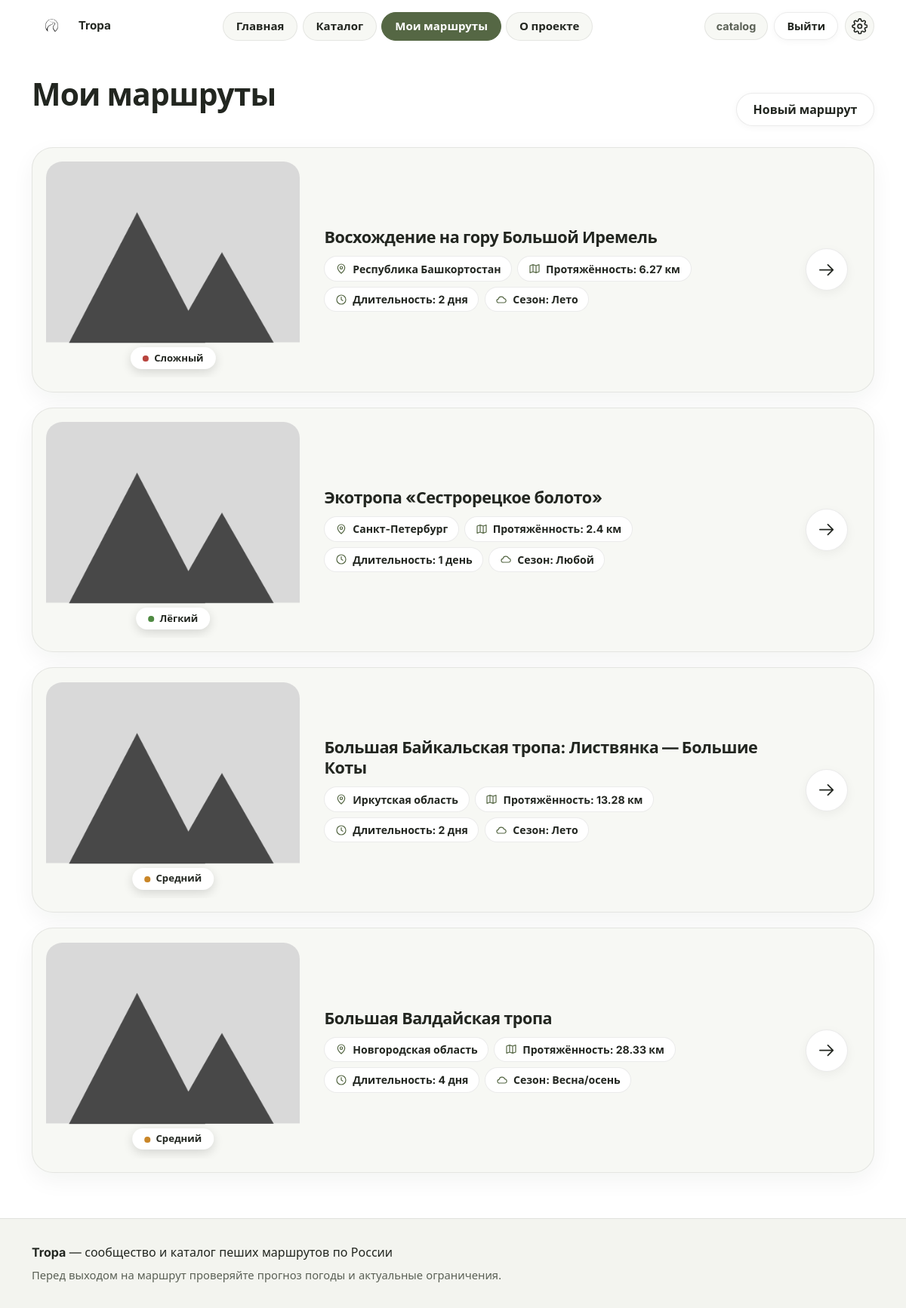
Page /routes/mine (signed in) on the earlier database version.
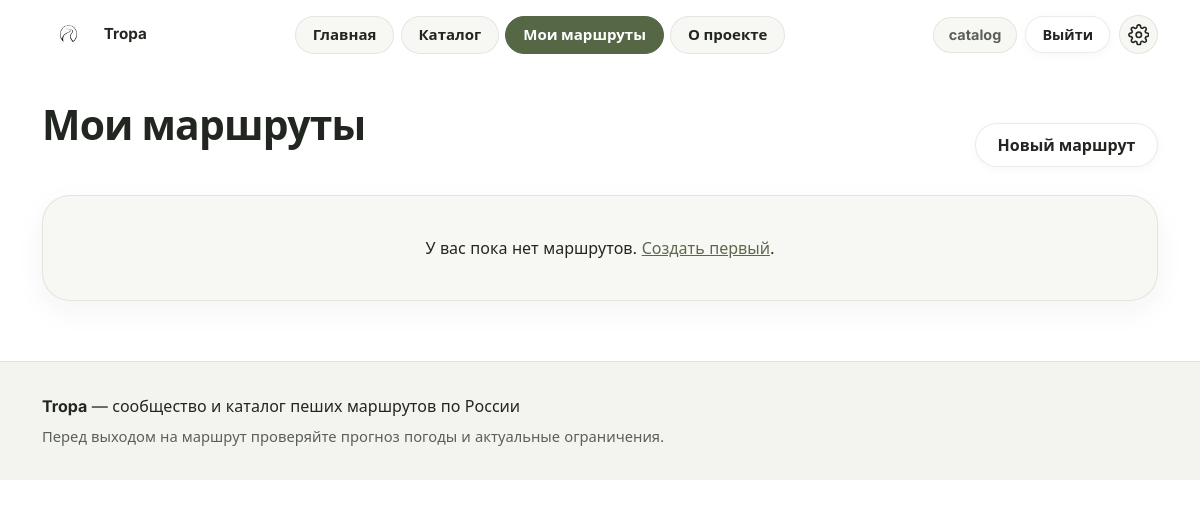
Same page on the later database version.
### tables this page shows
CREATE TABLE routes (
    id             INTEGER PRIMARY KEY AUTOINCREMENT,
    author_id      INTEGER NOT NULL REFERENCES users(id),
    title          TEXT NOT NULL,
    region         TEXT NOT NULL,
    length_km      REAL NOT NULL,
    difficulty     TEXT NOT NULL CHECK (difficulty IN ('easy', 'medium', 'hard')),
    days           INTEGER NOT NULL DEFAULT 1,
    season         TEXT NOT NULL DEFAULT 'any',
    terrain        TEXT NOT NULL DEFAULT 'any',
    description    TEXT NOT NULL,
    restrictions   TEXT,
    source_url     TEXT,
    source_checked TEXT,
    open_from      TEXT,
    open_to        TEXT,
    is_public      INTEGER NOT NULL DEFAULT 1,
    views          INTEGER NOT NULL DEFAULT 0,
    surface        TEXT,
    max_slope      TEXT,
    has_steps      INTEGER NOT NULL DEFAULT 0,
    rest_points    TEXT,
    created_at     TEXT NOT NULL DEFAULT CURRENT_TIMESTAMP
);

### views/routes.py (the view)
@bp.route("/mine")
@login_required
def mine():
    routes = get_db().execute(
        "SELECT * FROM routes WHERE author_id = ? ORDER BY created_at DESC, id DESC",
        (g.user["id"],),
    ).fetchall()
    return render_template("my_routes.html", routes=routes, difficulty=DIFFICULTY)

### app.py (called while the page is built)
def ru_days(n):
    n = int(n)
    if 11 <= n % 100 <= 14:
        word = "дней"
    elif n % 10 == 1:
        word = "день"
    elif 2 <= n % 10 <= 4:
        word = "дня"
    else:
        word = "дней"
    return f"{n} {word}"

### db.py (called while the page is built)
def get_db():
    if "db" not in g:
        g.db = sqlite3.connect(current_app.config["DATABASE"])
        g.db.row_factory = sqlite3.Row
        g.db.execute("PRAGMA foreign_keys = ON")
    return g.db

### views/auth.py (called while the page is built)
@bp.before_app_request
def load_logged_in_user():
    user_id = session.get("user_id")
    g.user = None
    if user_id is not None:
        g.user = get_db().execute(
            "SELECT id, username FROM users WHERE id = ?", (user_id,)
        ).fetchone()
        if g.user is None:
            session.clear()

def login_required(view):
    @functools.wraps(view)
    def wrapped(**kwargs):
        if g.user is None:
            nxt = request.full_path.rstrip("?") if request.method == "GET" else None
            return redirect(url_for("auth.login", next=nxt))
        return view(**kwargs)
    return wrapped

### templates/my_routes.html (shortened to what this page needs)
{% extends "base.html" %}
{% block main_class %}wide{% endblock %}
{% block content %}
  <div class="section-head">
    <h1>Мои маршруты</h1>
    <a class="btn" href="{{ url_for('routes.create') }}">Новый маршрут</a>
  </div>
  <ul class="route-list">
    {% for r in routes %}{% include "_route_card.html" %}
    {% else %}<li class="empty card">У вас пока нет маршрутов. <a href="{{ url_for('routes.create') }}">Создать первый</a>.</li>
    {% endfor %}
  </ul>
{% endblock %}

### templates/_route_card.html (shortened to what this page needs)
<li class="route-card">
  <div class="route-thumb">
    <img src="{{ route_image(r['id']) }}" alt="Фото маршрута: {{ r['title'] }}"
         width="400" height="286" loading="lazy">
    <span class="diff-pill diff-{{ r['difficulty'] }}">{{ DIFFICULTY[r['difficulty']] }}</span>
  </div>
  <div class="route-body">
    <h3><a href="{{ url_for('routes.detail', route_id=r['id']) }}">{{ r['title'] }}</a></h3>
    <ul class="meta">
      <li><svg class="icon" aria-hidden="true"><use href="#i-pin"/></svg><span>{{ r['region'] }}</span></li>
      <li><svg class="icon" aria-hidden="true"><use href="#i-map"/></svg><span>Протяжённость: {{ r['length_km'] }} км</span></li>
      <li><svg class="icon" aria-hidden="true"><use href="#i-clock"/></svg><span>Длительность: {{ r['days']|ru_days }}</span></li>
      <li><svg class="icon" aria-hidden="true"><use href="#i-cloud"/></svg><span>Сезон: {{ SEASONS[r['season']] }}</span></li>
    </ul>
  </div>
  <span class="arrow-btn" aria-hidden="true"><svg class="icon"><use href="#i-arrow"/></svg></span>
</li>

Differences in the rows shown:
removed routes: difficulty "Сложный", title "Восхождение на гору Большой Иремель", region "Республика Башкортостан", length_km "6.27", days|ru_days "2 дня", season "Лето"
removed routes: difficulty "Лёгкий", title "Экотропа «Сестрорецкое болото»", region "Санкт-Петербург", length_km "2.4", days|ru_days "1 день", season "Любой"
removed routes: difficulty "Средний", title "Большая Байкальская тропа: Листвянка — Большие Коты", region "Иркутская область", length_km "13.28", days|ru_days "2 дня", season "Лето"
removed routes: difficulty "Средний", title "Большая Валдайская тропа", region "Новгородская область", length_km "28.33", days|ru_days "4 дня", season "Весна/осень"
Other differences:
text now shown: "У вас пока нет маршрутов. Создать первый ."
